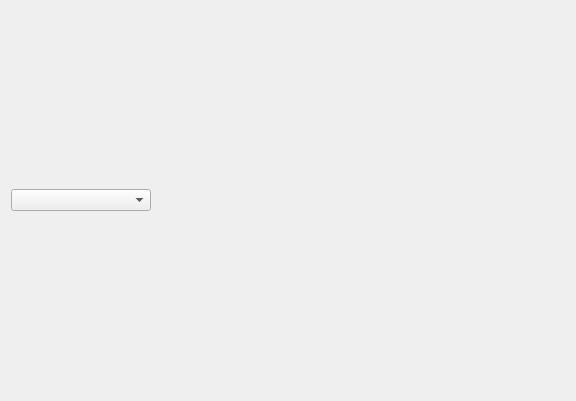
<?xml version="1.0" encoding="UTF-8"?>
<ui version="4.0">
 <class>IPFSSearchMain</class>
 <widget class="QWidget" name="IPFSSearchMain">
  <property name="geometry">
   <rect>
    <x>0</x>
    <y>0</y>
    <width>576</width>
    <height>401</height>
   </rect>
  </property>
  <property name="windowTitle">
   <string>Form</string>
  </property>
  <layout class="QVBoxLayout" name="verticalLayout_2">
   <item>
    <layout class="QVBoxLayout" name="verticalLayout">
     <item>
      <layout class="QHBoxLayout" name="horizontalLayout">
       <item>
        <widget class="QComboBox" name="comboPages">
         <property name="sizePolicy">
          <sizepolicy hsizetype="Maximum" vsizetype="Fixed">
           <horstretch>0</horstretch>
           <verstretch>0</verstretch>
          </sizepolicy>
         </property>
         <property name="minimumSize">
          <size>
           <width>140</width>
           <height>0</height>
          </size>
         </property>
        </widget>
       </item>
       <item>
        <spacer name="horizontalSpacer">
         <property name="orientation">
          <enum>Qt::Horizontal</enum>
         </property>
         <property name="sizeHint" stdset="0">
          <size>
           <width>40</width>
           <height>20</height>
          </size>
         </property>
        </spacer>
       </item>
       <item>
        <widget class="QLabel" name="labelInfo">
         <property name="text">
          <string/>
         </property>
        </widget>
       </item>
      </layout>
     </item>
    </layout>
   </item>
  </layout>
 </widget>
 <resources/>
 <connections/>
</ui>
